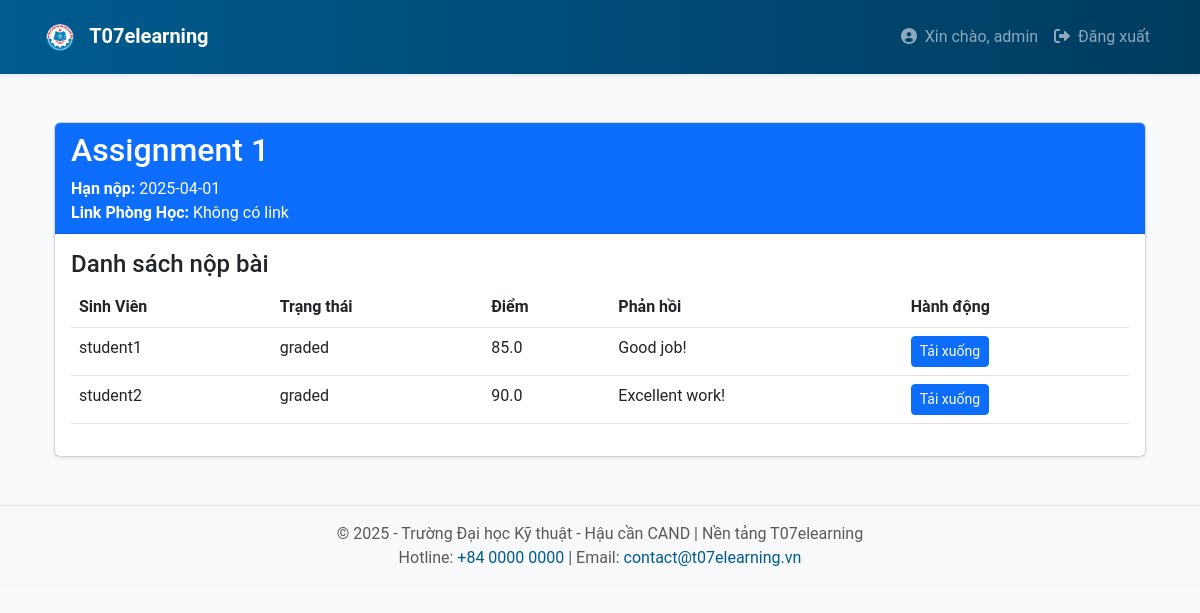
/lecturer/assignment/1 (signed in), run on an earlier commit of the app's database.
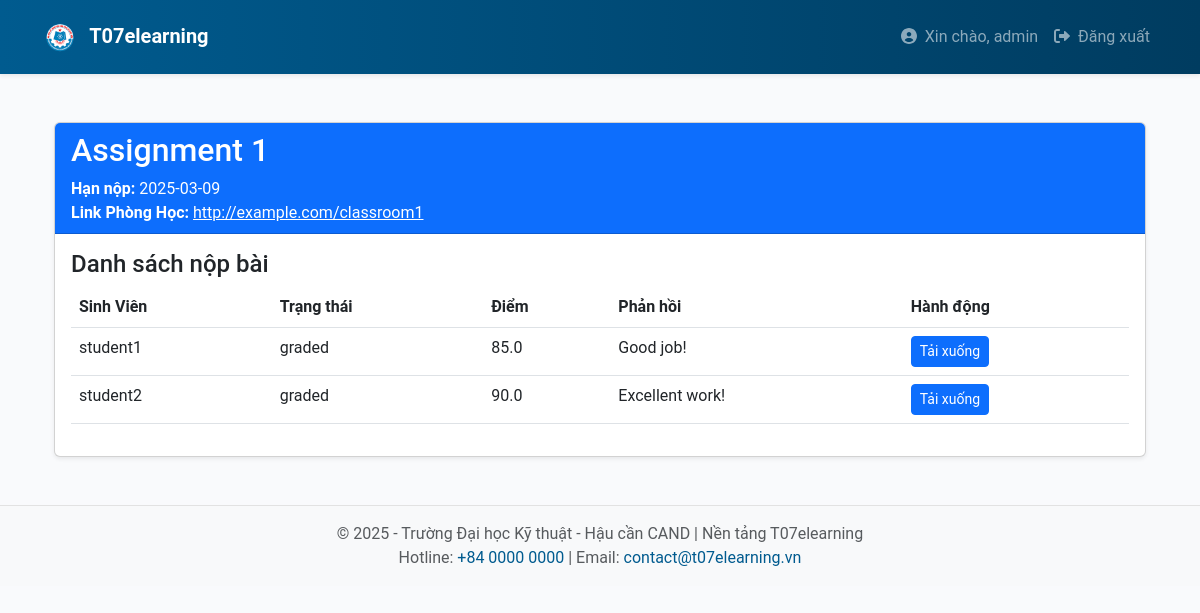
And on a later commit of the database.
### app/models.py (models this page shows, shortened)
class Assignment(db.Model):
    __tablename__ = 'assignments'
    id = db.Column(db.Integer, primary_key=True)
    class_id = db.Column(db.Integer, db.ForeignKey('classes.id'), nullable=False)
    title = db.Column(db.String(128), nullable=False)
    description = db.Column(db.Text, nullable=True)
    due_date = db.Column(db.DateTime, nullable=False)
    max_attempts = db.Column(db.Integer, default=1)
    created_on = db.Column(db.DateTime, default=datetime.utcnow)
    attachment_url = db.Column(db.String(512), nullable=True)
    class_link = db.Column(db.String(256), nullable=True)  # New field for class link
    lecturer_id = db.Column(db.Integer, db.ForeignKey('users.id'), nullable=False)
    deadline_duration = db.Column(db.Integer, nullable=False, default=0)
    submissions = db.relationship('Submission', back_populates='assignment')

### app/lecturer/routes.py (the view)
@bp.route('/assignment/<int:assignment_id>', methods=['GET'])
@login_required
def view_assignment(assignment_id):
    assignment = Assignment.query.get_or_404(assignment_id)
    submissions = Submission.query.filter_by(assignment_id=assignment.id).all()
    deadline_time = assignment.created_on + timedelta(minutes=assignment.deadline_duration)
    for submission in submissions:
        if submission.status == 'pending' and datetime.utcnow() > deadline_time:
            submission.status = 'overdue'
            db.session.commit()
    return render_template('lecturer/view_assignment.html', assignment=assignment, submissions=submissions)

### app/templates/lecturer/view_assignment.html
{% extends "base.html" %}
{% block content %}
<div class="container mt-5">
    <div class="card shadow-sm">
        <div class="card-header bg-primary text-white">
            <h2>{{ assignment.title }}</h2>
            <p class="mb-0"><strong>Hạn nộp:</strong> {{ assignment.due_date.strftime('%Y-%m-%d') }}</p>
            {% if assignment.class_link %}
            <p class="mb-0"><strong>Link Phòng Học:</strong> <a href="{{ assignment.class_link }}" target="_blank" class="class-link">{{ assignment.class_link }}</a></p>
            {% else %}
            <p class="mb-0"><strong>Link Phòng Học:</strong> Không có link</p>
            {% endif %}
        </div>
        <div class="card-body">
            <h4>Danh sách nộp bài</h4>
            <table class="table">
                <thead>
                    <tr>
                        <th>Sinh Viên</th>
                        <th>Trạng thái</th>
                        <th>Điểm</th>
                        <th>Phản hồi</th>
                        <th>Hành động</th>
                    </tr>
                </thead>
                <tbody>
                    {% for submission in submissions %}
                    <tr>
                        <td>{{ submission.student.username }}</td>
                        <td>
                            {% if submission.status == 'overdue' %}
                                <span class="text-danger">Quá hạn</span>
                            {% else %}
                                {{ submission.status }}
                            {% endif %}
                        </td>
                        <td>{{ submission.grade if submission.grade is not none else 'Chưa chấm' }}</td>
                        <td>{{ submission.feedback if submission.feedback else 'Chưa có phản hồi' }}</td>
                        <td>
                            {% if submission.file_url %}
                                <a href="{{ url_for('static', filename=submission.file_url.replace('\\', '/')) }}" class="btn btn-primary btn-sm" download>Tải xuống</a>
                            {% else %}
                                Không có tệp
                            {% endif %}
                        </td>
                    </tr>
                    {% endfor %}
                </tbody>
            </table>
        </div>
    </div>
</div>
{% endblock %}

What changed in the data, as far as the page shows it:
changed Assignment "Assignment 1": due_date "2025-04-01" → "2025-03-09"; class_link (not shown) → "http://example.com/classroom1"
Also different on the page:
text no longer shown: "Không có link"
